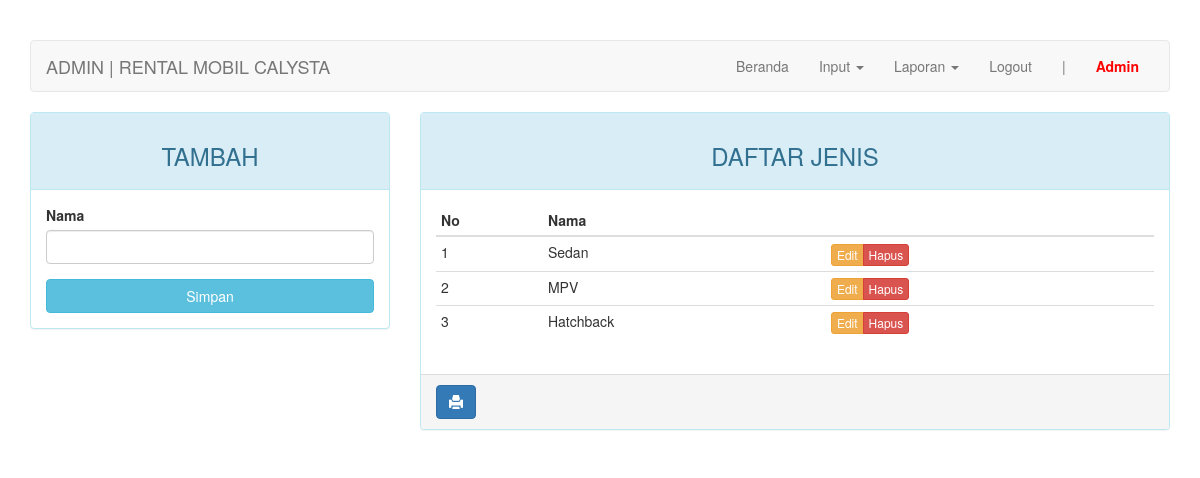
/admin/index.php?page=jenis (signed in), run on an earlier commit of the app's database.
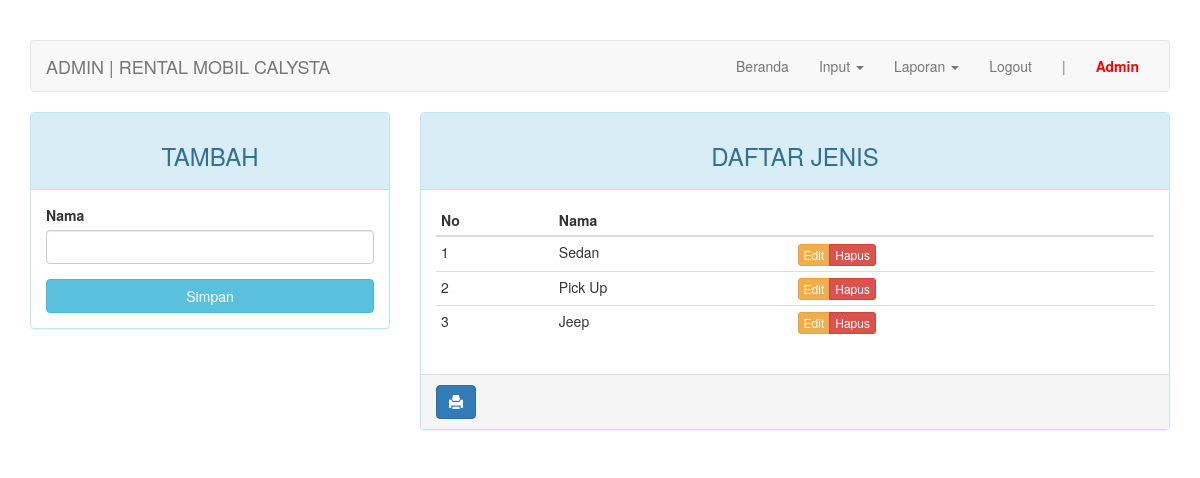
And on a later commit of the database.
### tables this page shows
CREATE TABLE `jenis` (
  `id_jenis` int(4) NOT NULL,
  `nama` varchar(30) NOT NULL
);

### admin/page/jenis.php (the view, shortened to what this page needs)
<?php
$update = (isset($_GET['action']) AND $_GET['action'] == 'update') ? true : false;
?>
<div class="row">
	<div class="col-md-4 hidden-print">
	    <div class="panel panel-<?= ($update) ? "warning" : "info" ?>">
	        <div class="panel-heading"><h3 class="text-center"><?= ($update) ? "EDIT" : "TAMBAH" ?></h3></div>
	        <div class="panel-body">
	            <form action="<?=$_SERVER['REQUEST_URI']?>" method="POST">
	                <div class="form-group">
	                    <label for="nama">Nama</label>
	                    <input type="text" name="nama" class="form-control" <?= (!$update) ?: 'value="'.$row["nama"].'"' ?>>
	                </div>
	                <button type="submit" class="btn btn-<?= ($update) ? "warning" : "info" ?> btn-block">Simpan</button>
	            </form>
	        </div>
	    </div>
	</div>
	<div class="col-md-8">
	    <div class="panel panel-info">
	        <div class="panel-heading"><h3 class="text-center">DAFTAR JENIS</h3></div>
	        <div class="panel-body">
	            <table class="table table-condensed">
	                <thead>
	                    <tr>
	                        <th>No</th>
	                        <th>Nama</th>
	                        <th class="hidden-print"></th>
	                    </tr>
	                </thead>
	                <tbody>
	                    <?php $no = 1; ?>
	                    <?php if ($query = $connection->query("SELECT * FROM jenis")): ?>
	                        <?php while($row = $query->fetch_assoc()): ?>
	                        <tr>
	                            <td><?=$no++?></td>
															<td><?=$row['nama']?></td>
	                            <td class="hidden-print">
	                                <div class="btn-group">
	                                    <a href="?page=jenis&action=update&key=<?=$row['id_jenis']?>" class="btn btn-warning btn-xs">Edit</a>
	                                    <a href="?page=jenis&action=delete&key=<?=$row['id_jenis']?>" class="btn btn-danger btn-xs">Hapus</a>
	                                </div>
	                            </td>
	                        </tr>
	                        <?php endwhile ?>
	                    <?php endif ?>
	                </tbody>
	            </table>
	        </div>
			    <div class="panel-footer hidden-print">
			        <a onClick="window.print();return false" class="btn btn-primary"><i class="glyphicon glyphicon-print"></i></a>
			    </div>
	    </div>
	</div>
</div>

What changed in the data, as far as the page shows it:
removed jenis: nama "MPV"
removed jenis: nama "Hatchback"
added jenis: nama "Pick Up"
added jenis: nama "Jeep"
